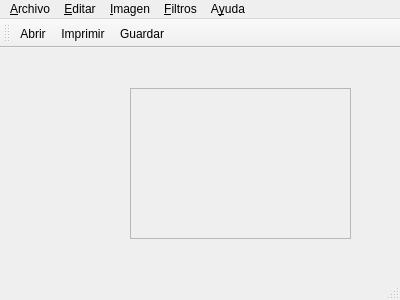
<?xml version="1.0" encoding="UTF-8"?>
<ui version="4.0">
 <class>aShot</class>
 <widget class="QMainWindow" name="aShot">
  <property name="geometry">
   <rect>
    <x>0</x>
    <y>0</y>
    <width>400</width>
    <height>300</height>
   </rect>
  </property>
  <property name="windowTitle">
   <string>aShot</string>
  </property>
  <property name="windowIcon">
   <iconset resource="resources/aShotResources.qrc">
    <normaloff>:/camara-icono-5816-128.png</normaloff>:/camara-icono-5816-128.png</iconset>
  </property>
  <widget class="QWidget" name="centralWidget">
   <widget class="QScrollArea" name="scrollArea">
    <property name="geometry">
     <rect>
      <x>130</x>
      <y>40</y>
      <width>221</width>
      <height>151</height>
     </rect>
    </property>
    <property name="widgetResizable">
     <bool>true</bool>
    </property>
    <widget class="QWidget" name="scrollAreaWidgetContents">
     <property name="geometry">
      <rect>
       <x>0</x>
       <y>0</y>
       <width>219</width>
       <height>149</height>
      </rect>
     </property>
    </widget>
   </widget>
   <widget class="QLabel" name="imageLabel">
    <property name="geometry">
     <rect>
      <x>40</x>
      <y>110</y>
      <width>21</width>
      <height>16</height>
     </rect>
    </property>
    <property name="text">
     <string/>
    </property>
   </widget>
  </widget>
  <widget class="QMenuBar" name="menuBar">
   <property name="geometry">
    <rect>
     <x>0</x>
     <y>0</y>
     <width>400</width>
     <height>23</height>
    </rect>
   </property>
   <widget class="QMenu" name="menu_File">
    <property name="title">
     <string>&amp;Archivo</string>
    </property>
    <addaction name="separator"/>
    <addaction name="action_Abrir"/>
    <addaction name="separator"/>
    <addaction name="action_Guardar"/>
    <addaction name="actionGuardar_como"/>
    <addaction name="separator"/>
    <addaction name="actionIm_primir"/>
    <addaction name="separator"/>
    <addaction name="action_Cerrar"/>
    <addaction name="actionCerrar_todo"/>
    <addaction name="action_Salir"/>
   </widget>
   <widget class="QMenu" name="menu_Edit">
    <property name="title">
     <string>&amp;Editar</string>
    </property>
   </widget>
   <widget class="QMenu" name="menuAyuda">
    <property name="title">
     <string>A&amp;yuda</string>
    </property>
    <addaction name="actionAyuda_de_aShot"/>
    <addaction name="actionAcerca_de"/>
    <addaction name="actionPrueba"/>
   </widget>
   <widget class="QMenu" name="menuFiltros">
    <property name="title">
     <string>&amp;Filtros</string>
    </property>
   </widget>
   <widget class="QMenu" name="menu_Imagen">
    <property name="title">
     <string>&amp;Imagen</string>
    </property>
    <widget class="QMenu" name="menuAjustes">
     <property name="title">
      <string>Ajustes</string>
     </property>
     <addaction name="actionBrillo_Contraste"/>
     <addaction name="actionToGray"/>
     <addaction name="actionNegativo"/>
    </widget>
    <addaction name="menuAjustes"/>
    <addaction name="separator"/>
    <addaction name="actionZoom_In"/>
    <addaction name="actionZoom_Out"/>
    <addaction name="actionTama_o_normal"/>
    <addaction name="separator"/>
    <addaction name="actionAjustar_a_ventana"/>
    <addaction name="action_Informacion_imagen"/>
   </widget>
   <addaction name="menu_File"/>
   <addaction name="menu_Edit"/>
   <addaction name="menu_Imagen"/>
   <addaction name="menuFiltros"/>
   <addaction name="menuAyuda"/>
  </widget>
  <widget class="QToolBar" name="mainToolBar">
   <attribute name="toolBarArea">
    <enum>TopToolBarArea</enum>
   </attribute>
   <attribute name="toolBarBreak">
    <bool>false</bool>
   </attribute>
   <addaction name="action_Abrir"/>
   <addaction name="actionIm_primir"/>
   <addaction name="action_Guardar"/>
  </widget>
  <widget class="QStatusBar" name="statusBar"/>
  <action name="action_Abrir">
   <property name="icon">
    <iconset resource="resources/aShotResources.qrc">
     <normaloff>:/abrir-el-archivo-cian-icono-6651-128.png</normaloff>:/abrir-el-archivo-cian-icono-6651-128.png</iconset>
   </property>
   <property name="text">
    <string>A&amp;brir</string>
   </property>
   <property name="shortcut">
    <string>Ctrl+O</string>
   </property>
  </action>
  <action name="actionAcerca_de">
   <property name="icon">
    <iconset resource="resources/aShotResources.qrc">
     <normaloff>:/camara-icono-5816-128.png</normaloff>:/camara-icono-5816-128.png</iconset>
   </property>
   <property name="text">
    <string>Acerca de ...</string>
   </property>
  </action>
  <action name="actionAyuda_de_aShot">
   <property name="text">
    <string>Ayuda de aShot</string>
   </property>
  </action>
  <action name="action_Salir">
   <property name="text">
    <string>&amp;Salir</string>
   </property>
   <property name="shortcut">
    <string>Ctrl+Q</string>
   </property>
  </action>
  <action name="action_Guardar">
   <property name="icon">
    <iconset resource="resources/aShotResources.qrc">
     <normaloff>:/editar-archivo-de-salvar-en-disco-icono-4876-48.png</normaloff>:/editar-archivo-de-salvar-en-disco-icono-4876-48.png</iconset>
   </property>
   <property name="text">
    <string>&amp;Guardar</string>
   </property>
   <property name="shortcut">
    <string>Ctrl+S</string>
   </property>
  </action>
  <action name="actionGuardar_como">
   <property name="text">
    <string>Guardar &amp;como...</string>
   </property>
  </action>
  <action name="action_Cerrar">
   <property name="text">
    <string>&amp;Cerrar</string>
   </property>
   <property name="shortcut">
    <string>Ctrl+W</string>
   </property>
  </action>
  <action name="actionCerrar_todo">
   <property name="text">
    <string>Cerrar &amp;todo</string>
   </property>
  </action>
  <action name="actionBrillo_Contraste">
   <property name="text">
    <string>Brillo/Contraste</string>
   </property>
  </action>
  <action name="actionZoom_In">
   <property name="text">
    <string>Zoom &amp;In</string>
   </property>
   <property name="shortcut">
    <string>Ctrl++</string>
   </property>
  </action>
  <action name="actionZoom_Out">
   <property name="text">
    <string>Zoom &amp;Out</string>
   </property>
   <property name="shortcut">
    <string>Ctrl+-</string>
   </property>
  </action>
  <action name="actionTama_o_normal">
   <property name="text">
    <string>Tamaño &amp;normal</string>
   </property>
  </action>
  <action name="actionAjustar_a_ventana">
   <property name="checkable">
    <bool>true</bool>
   </property>
   <property name="text">
    <string>Ajustar a &amp;ventana</string>
   </property>
  </action>
  <action name="actionIm_primir">
   <property name="icon">
    <iconset resource="resources/aShotResources.qrc">
     <normaloff>:/imprimir-agt-icono-9402-48.png</normaloff>:/imprimir-agt-icono-9402-48.png</iconset>
   </property>
   <property name="text">
    <string>Im&amp;primir</string>
   </property>
   <property name="shortcut">
    <string>Ctrl+P</string>
   </property>
  </action>
  <action name="action_Informacion_imagen">
   <property name="text">
    <string>&amp;Informacion imagen</string>
   </property>
   <property name="shortcut">
    <string>Ctrl+I</string>
   </property>
  </action>
  <action name="actionPrueba">
   <property name="text">
    <string>Prueba</string>
   </property>
  </action>
  <action name="actionToGray">
   <property name="text">
    <string>a Escala de grises</string>
   </property>
  </action>
  <action name="actionNegativo">
   <property name="text">
    <string>Negativo</string>
   </property>
  </action>
 </widget>
 <layoutdefault spacing="6" margin="11"/>
 <resources>
  <include location="resources/aShotResources.qrc"/>
 </resources>
 <connections/>
</ui>
